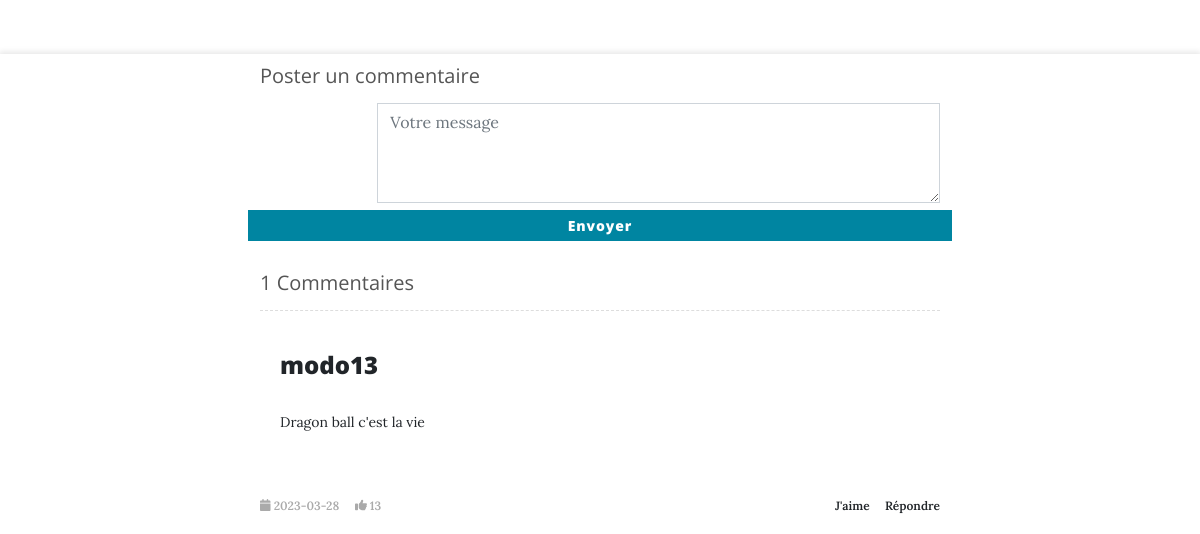
The app's page /article.php?article_id=1 (signed in, lower part), older data.
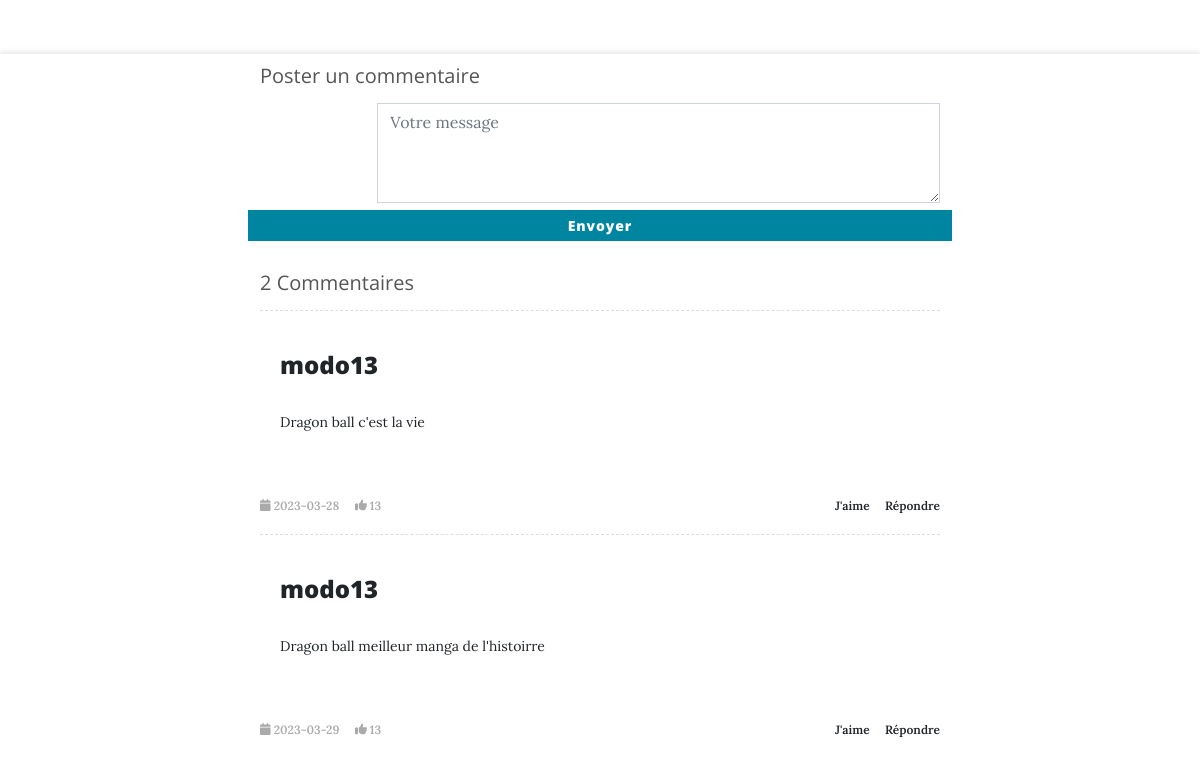
The same page, newer data.
### tables this page shows
CREATE TABLE `comments` (
  `id_comment` int(11) NOT NULL,
  `id_user` int(11) NOT NULL,
  `id_article` int(11) NOT NULL,
  `comments` text NOT NULL,
  `date_comment` date NOT NULL DEFAULT current_timestamp()
);

CREATE TABLE `users` (
  `id` int(11) NOT NULL,
  `pseudo` varchar(100) NOT NULL,
  `password` varchar(255) NOT NULL,
  `email` varchar(100) NOT NULL,
  `avatar` varchar(255) NOT NULL DEFAULT 'https://bootdey.com/img/Content/avatar/avatar1.png',
  `token` varchar(255) NOT NULL,
  `role` int(11) NOT NULL DEFAULT 1
);

### comments.php (called while the page is built, shortened)
<?php
require('models/database.php');
$article_id = null;
if (!empty($_GET['article_id']) && ctype_digit($_GET['article_id'])) {
    $article_id = $_GET['article_id'];
}
$count = $pdo->prepare('SELECT COUNT(id_comment) as nbComments from comments WHERE id_article = :article_id');
$count->execute(['article_id' => $article_id]);
$nbcomments = $count->fetch();
$resultats = $pdo->prepare("SELECT pseudo, comments, avatar, date_comment from comments c JOIN users u ON u.id = c.id_user WHERE id_article = :article_id");
$resultats->execute(['article_id' => $article_id]);
$comments = $resultats->fetchAll();
require('templates/comments/comments.html.php');
?>

### article.php (called while the page is built, shortened)
<?php
require('models/database.php');
require('templates/articles/article.html.php');
require('comments.php');
require('templates/layout.html.php');
?>

### templates/comments/comments.html.php (the view, shortened to what this page needs)
<section class="content-item" id="comments">
    <div class="container px-4 px-lg-5">
        <div class="row gx-4 gx-lg-5 justify-content-center">
            <div class="col-sm-8">
                <?php if (isset($_SESSION['id'])) { ?>
                    <form method="POST" action="">
                        <h3 class="pull-left">Poster un commentaire</h3>
                        <fieldset>
                            <div class="row">
                                <div class="col-sm-3 col-lg-2 hidden-xs">
                                </div>
                                <div class="form-group col-xs-12 col-sm-9 col-lg-10">
                                    <textarea class="form-control" id="message" placeholder="Votre message" required=""
                                        name="commentaire"></textarea>
                                </div>
                                <button type="submit" name="submit_commentaire"
                                    class="btn btn-sm btn-primary pull-right">Envoyer</button>
                            </div>
                        </fieldset>
                    </form>
                <?php } ?>
                <h3>
                    <?= $nbcomments['nbComments'] ?> Commentaires
                </h3>
                <?php foreach ($comments as $comment): ?>
                    <div class="media">
                        <div class="media-body">
                            <h4 class="media-heading">
                                <?= $comment['pseudo']; ?>
                            </h4>
                            <p>
                                <?= $comment['comments']; ?>
                            </p>
                        </div>
                    </div>
                    <div class="media-footer">
                        <ul class="list-unstyled list-inline media-detail pull-left">
                            <li><i class="fa fa-calendar"></i>
                                <?= $comment['date_comment']; ?>
                            </li>
                            <li><i class="fa fa-thumbs-up"></i> 13</li>
                        </ul>
                        <ul class="list-unstyled list-inline media-detail pull-right">
                            <li class=""><a href="">J'aime</a></li>
                            <li class=""><a href="">Répondre</a></li>
                        </ul>
                    </div>
                <?php endforeach ?>
            </div>
        </div>
    </div>
</section>

Row changes from the older to the newer data that the page shows:
added comments: id_user.pseudo "modo13", comments "Dragon ball meilleur manga de l'histoirre", date_comment "2023-03-29"
Text that changed along with them:
$nbcomments['nbComments']: "1" → "2"
